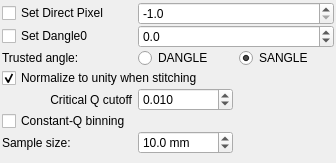
          <widget class="QWidget" name="page_2">
           <property name="geometry">
            <rect>
             <x>0</x>
             <y>0</y>
             <width>336</width>
             <height>163</height>
            </rect>
           </property>
           <attribute name="label">
            <string>Reflectivity Extraction (Advanced)</string>
           </attribute>
           <layout class="QGridLayout" name="gridLayout_15">
            <property name="leftMargin">
             <number>2</number>
            </property>
            <property name="topMargin">
             <number>2</number>
            </property>
            <property name="rightMargin">
             <number>2</number>
            </property>
            <property name="bottomMargin">
             <number>2</number>
            </property>
            <property name="verticalSpacing">
             <number>0</number>
            </property>
            <item row="0" column="2" colspan="2">
             <widget class="QDoubleSpinBox" name="directPixelOverwrite">
              <property name="sizePolicy">
               <sizepolicy hsizetype="Preferred" vsizetype="Fixed">
                <horstretch>0</horstretch>
                <verstretch>0</verstretch>
               </sizepolicy>
              </property>
              <property name="toolTip">
               <string>&lt;html&gt;&lt;head/&gt;&lt;body&gt;&lt;p&gt;Overwrite the direct pixel value, read from the file.&lt;/p&gt;&lt;p&gt;Usefull if the wrong values have been written during the measurement.&lt;/p&gt;&lt;/body&gt;&lt;/html&gt;</string>
              </property>
              <property name="decimals">
               <number>1</number>
              </property>
              <property name="minimum">
               <double>-1.000000000000000</double>
              </property>
              <property name="maximum">
               <double>304.000000000000000</double>
              </property>
              <property name="singleStep">
               <double>1.000000000000000</double>
              </property>
              <property name="value">
               <double>-1.000000000000000</double>
              </property>
             </widget>
            </item>
            <item row="3" column="1">
             <widget class="QLabel" name="label_30">
              <property name="minimumSize">
               <size>
                <width>82</width>
                <height>0</height>
               </size>
              </property>
              <property name="text">
               <string>Trusted angle:</string>
              </property>
             </widget>
            </item>
            <item row="3" column="2">
             <widget class="QRadioButton" name="trustDANGLE">
              <property name="minimumSize">
               <size>
                <width>76</width>
                <height>0</height>
               </size>
              </property>
              <property name="text">
               <string>DANGLE</string>
              </property>
              <property name="checked">
               <bool>false</bool>
              </property>
             </widget>
            </item>
            <item row="3" column="3">
             <widget class="QRadioButton" name="trustSANGLE">
              <property name="minimumSize">
               <size>
                <width>76</width>
                <height>0</height>
               </size>
              </property>
              <property name="text">
               <string>SANGLE</string>
              </property>
              <property name="checked">
               <bool>true</bool>
              </property>
             </widget>
            </item>
            <item row="8" column="1" colspan="2">
             <widget class="QCheckBox" name="fanReflectivity">
              <property name="toolTip">
               <string>&lt;html&gt;&lt;head/&gt;&lt;body&gt;&lt;p&gt;Evaluate Q for each X line of the reflectivity and combine these measurements.&lt;/p&gt;&lt;p&gt;Can be used with a large X-width of e.g. 15 for samples scattering to a large 2θ area.&lt;/p&gt;&lt;/body&gt;&lt;/html&gt;</string>
              </property>
              <property name="text">
               <string>Constant-Q binning</string>
              </property>
             </widget>
            </item>
            <item row="2" column="1">
             <widget class="QCheckBox" name="set_dangle0_checkbox">
              <property name="text">
               <string>Set Dangle0</string>
              </property>
             </widget>
            </item>
            <item row="0" column="1">
             <widget class="QCheckBox" name="set_dirpix_checkbox">
              <property name="text">
               <string>Set Direct Pixel</string>
              </property>
             </widget>
            </item>
            <item row="2" column="2" colspan="2">
             <widget class="QDoubleSpinBox" name="dangle0Overwrite">
              <property name="sizePolicy">
               <sizepolicy hsizetype="Preferred" vsizetype="Fixed">
                <horstretch>0</horstretch>
                <verstretch>0</verstretch>
               </sizepolicy>
              </property>
              <property name="decimals">
               <number>1</number>
              </property>
              <property name="minimum">
               <double>-1.000000000000000</double>
              </property>
              <property name="maximum">
               <double>360.000000000000000</double>
              </property>
             </widget>
            </item>
            <item row="5" column="1" colspan="2">
             <widget class="QCheckBox" name="normalize_to_unity_checkbox">
              <property name="toolTip">
               <string>Normalize the total reflectivity plateau to unity when stitching</string>
              </property>
              <property name="text">
               <string>Normalize to unity when stitching</string>
              </property>
              <property name="checked">
               <bool>true</bool>
              </property>
             </widget>
            </item>
            <item row="7" column="1">
             <widget class="QLabel" name="label_29">
              <property name="text">
               <string>Critical Q cutoff</string>
              </property>
              <property name="alignment">
               <set>Qt::AlignRight|Qt::AlignTrailing|Qt::AlignVCenter</set>
              </property>
             </widget>
            </item>
            <item row="7" column="2">
             <widget class="QDoubleSpinBox" name="normalization_q_cutoff_spinbox">
              <property name="toolTip">
               <string>Q-value below which the reflectivity should be 1.</string>
              </property>
              <property name="decimals">
               <number>3</number>
              </property>
              <property name="singleStep">
               <double>0.001000000000000</double>
              </property>
              <property name="value">
               <double>0.010000000000000</double>
              </property>
             </widget>
            </item>
            <item row="9" column="1">
             <widget class="QLabel" name="label_31">
              <property name="minimumSize">
               <size>
                <width>130</width>
                <height>0</height>
               </size>
              </property>
              <property name="text">
               <string>Sample size:</string>
              </property>
             </widget>
            </item>
            <item row="9" column="2">
             <widget class="QDoubleSpinBox" name="sample_size_spinbox">
              <property name="suffix">
               <string> mm</string>
              </property>
              <property name="decimals">
               <number>1</number>
              </property>
              <property name="maximum">
               <double>10000.000000000000000</double>
              </property>
              <property name="value">
               <double>10.000000000000000</double>
              </property>
             </widget>
            </item>
           </layout>
           <zorder>trustSANGLE</zorder>
           <zorder>trustDANGLE</zorder>
           <zorder>label_30</zorder>
           <zorder>directPixelOverwrite</zorder>
           <zorder>fanReflectivity</zorder>
           <zorder>set_dirpix_checkbox</zorder>
           <zorder>set_dangle0_checkbox</zorder>
           <zorder>dangle0Overwrite</zorder>
           <zorder>normalize_to_unity_checkbox</zorder>
           <zorder>label_29</zorder>
           <zorder>normalization_q_cutoff_spinbox</zorder>
           <zorder>label_31</zorder>
           <zorder>sample_size_spinbox</zorder>
          </widget>
